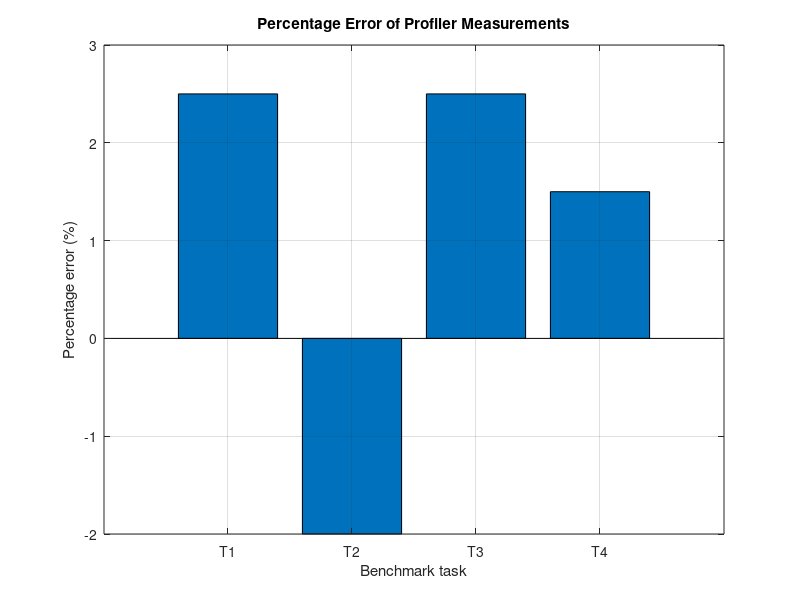

MATLAB code to generate this figure:
% Question 1 (Lecture 1): Variables, measurement scales and error of measurement
clc; clear; close all;

% ---- (a) Classification of the variables recorded in a build report ----
vars  = {'Build status (Pass/Fail)', 'Bug severity (Low-Critical)', ...
    'Failed tests per build', 'Build time (seconds)'};
kind  = {'Qualitative', 'Qualitative', 'Quantitative (Discrete)', 'Quantitative (Continuous)'};
scale = {'Nominal', 'Ordinal', 'Ratio', 'Ratio'};

fprintf('%-30s %-27s %-8s\n', 'Variable', 'Type', 'Scale');
for i = 1:numel(vars)
    fprintf('%-30s %-27s %-8s\n', vars{i}, kind{i}, scale{i});
end

% ---- (b) Errors of measurement of the profiler ----
true_val = [200 450 120 800];      % true times (ms)
observed = [205 441 123 812];      % times recorded by the profiler (ms)

abs_err = observed - true_val;     % absolute error (keeps its direction)
rel_err = abs_err ./ true_val;     % relative error
pct_err = rel_err * 100;           % percentage error

fprintf('\n%-6s %-6s %-9s %-9s %-10s %-9s\n', 'Task', 'True', 'Observed', ...
    'Abs.Err', 'Rel.Err', 'Pct.Err');
for i = 1:numel(true_val)
    fprintf('T%-5d %-6d %-9d %-9d %-10.4f %-9.2f\n', i, true_val(i), observed(i), ...
        abs_err(i), rel_err(i), pct_err(i));
end
fprintf('\nMean (signed) error = %.2f ms\n', mean(abs_err));

bar(pct_err);
set(gca, 'XTickLabel', {'T1', 'T2', 'T3', 'T4'});
xlabel('Benchmark task'); ylabel('Percentage error (%)');
title('Percentage Error of Profiler Measurements'); grid on;
